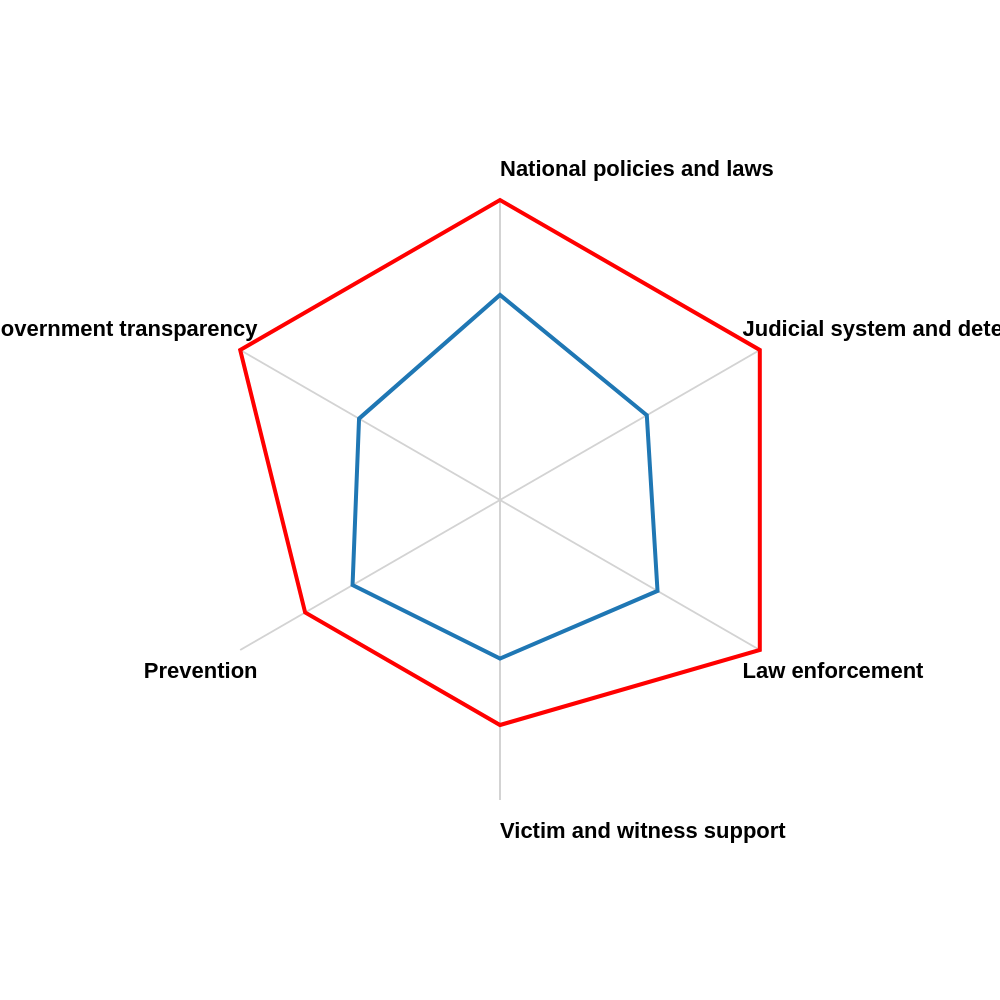

Describe this chart as a Vega-Lite specification.
### Vega specification from a JSON file in a GitHub repository (floating-point values rounded to 4 significant figures)
{"$schema": "https://vega.github.io/schema/vega/v5.json", "description": "A radar chart example, showing multiple dimensions in a radial layout.", "width": 500, "height": 500, "padding": 100, "autosize": {"type": "none", "contains": "padding"}, "signals": [{"name": "radius", "update": "width / 2"}], "data": [{"name": "table", "values": [{"Country": "Australia", "category": "Government transparency", "value": 8.0}, {"Country": "Australia", "category": "National policies and laws", "value": 8.0}, {"Country": "Australia", "category": "Judicial system and detention", "value": 8.0}, {"Country": "Australia", "category": "Law enforcement", "value": 8.0}, {"Country": "Australia", "category": "Victim and witness support", "value": 6.0}, {"Country": "Australia", "category": "Prevention", "value": 6.0}, {"Country": "Rest of World", "category": "Government transparency", "value": 4.34}, {"Country": "Rest of World", "category": "National policies and laws", "value": 5.47}, {"Country": "Rest of World", "category": "Judicial system and detention", "value": 4.52}, {"Country": "Rest of World", "category": "Law enforcement", "value": 4.85}, {"Country": "Rest of World", "category": "Victim and witness support", "value": 4.23}, {"Country": "Rest of World", "category": "Prevention", "value": 4.54}]}, {"name": "countries", "source": "table", "transform": [{"type": "aggregate", "groupby": ["category"]}]}], "scales": [{"name": "angular", "type": "point", "range": {"signal": "[-PI, PI]"}, "padding": 0.5, "domain": {"data": "countries", "field": "category"}}, {"name": "radial", "type": "linear", "range": {"signal": "[0, radius]"}, "zero": true, "nice": false, "domain": {"data": "table", "field": "value"}, "domainMin": 0}, {"name": "color", "type": "ordinal", "domain": ["Australia", "Rest of World"], "range": ["red", "#1f77b4"]}], "legends": [{"fill": "color", "title": "Country", "orient": "right", "encode": {"symbols": {"enter": {"fillOpacity": {"value": 0.8}, "stroke": {"value": "transparent"}}}}}], "encode": {"enter": {"x": {"signal": "radius"}, "y": {"signal": "radius"}}}, "marks": [{"type": "group", "name": "categories", "zindex": 1, "from": {"facet": {"data": "table", "name": "facet", "groupby": ["Country"]}}, "marks": [{"type": "line", "name": "category-line", "from": {"data": "facet"}, "encode": {"enter": {"interpolate": {"value": "linear-closed"}, "x": {"signal": "scale('radial', datum.value) * cos(scale('angular', datum.category))"}, "y": {"signal": "scale('radial', datum.value) * sin(scale('angular', datum.category))"}, "stroke": {"scale": "color", "field": "Country"}, "strokeWidth": {"value": 2}, "fillOpacity": {"value": 0.1}}}}]}, {"type": "rule", "name": "radial-grid", "from": {"data": "countries"}, "zindex": 0, "encode": {"enter": {"x": {"value": 0}, "y": {"value": 0}, "x2": {"signal": "radius * cos(scale('angular', datum.category))"}, "y2": {"signal": "radius * sin(scale('angular', datum.category))"}, "stroke": {"value": "lightgray"}, "strokeWidth": {"value": 1}}}}, {"type": "text", "name": "key-label", "from": {"data": "countries"}, "zindex": 1, "encode": {"enter": {"x": {"signal": "(radius - 10) * cos(scale('angular', datum.category))"}, "y": {"signal": "(radius + 10) * sin(scale('angular', datum.category))"}, "text": {"field": "category"}, "align": [{"test": "abs(scale('angular', datum.category)) > PI / 2", "value": "right"}, {"value": "left"}], "baseline": [{"test": "scale('angular', datum.category) > 0", "value": "top"}, {"test": "scale('angular', datum.category) == 0", "value": "middle"}, {"value": "bottom"}], "fill": {"value": "black"}, "fontWeight": {"value": "bold"}}}}]}
